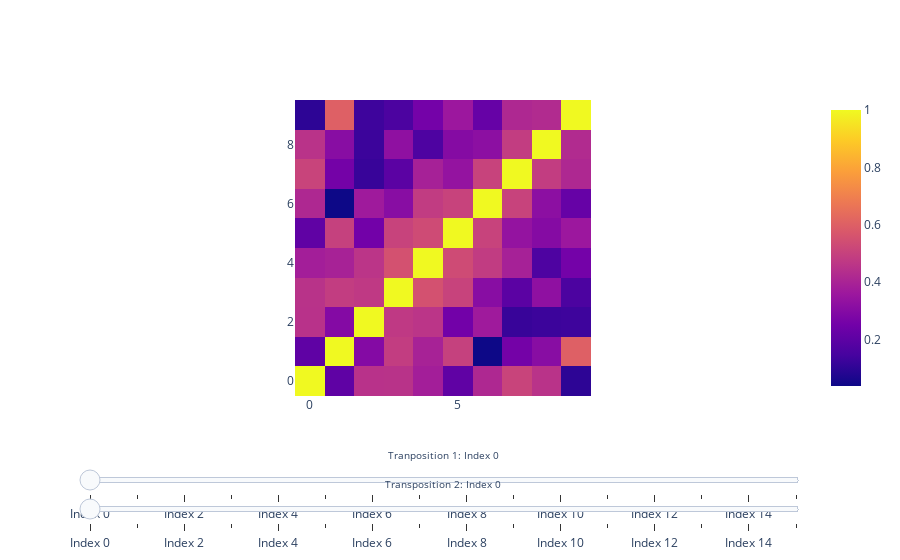

Notebook source saved alongside this figure:
### Code cell
import plotly.graph_objects as go

# the following code is chatgpt generated (mostly)

def frame_name(i, j):
    return f"swap_{i}_{j}"

# Create initial heatmap (first slice)
initial_data = similarity[0, 0]
fig = go.Figure(data=go.Heatmap(z=initial_data))

zmin = np.min(similarity)
zmax = np.max(similarity)

# Define frames
frames = [
    go.Frame(
        data=go.Heatmap(z=similarity[i, j], zmin=zmin, zmax=zmax), 
        name=frame_name(i, j)
    )
    for i in range(similarity.shape[0])
    for j in range(similarity.shape[1])
]

# Add frames to the figure
fig.frames = frames

# Create slider steps for both sliders
slider1_steps = [
    {
        "args": [
            [frame_name(i, 0)],
            {
                "frame": {"duration": 300, "redraw": True},
                "mode": "immediate",
                "transition": {"duration": 300},
            },
        ],
        "label": f"Index {i}",
        "method": "animate",
    }
    for i in range(similarity.shape[0])
]

slider2_steps = [
    {
        "args": [
            [frame_name(0, j)],
            {
                "frame": {"duration": 300, "redraw": True},
                "mode": "immediate",
                "transition": {"duration": 300},
            },
        ],
        "label": f"Index {j}",
        "method": "animate",
    }
    for j in range(similarity.shape[1])
]

# Update layout with sliders
fig.update_layout(
    sliders=[
        {
            "currentvalue": {
                "font": {"size": 10},
                "prefix": "Tranposition 1: ",
                "visible": True,
                "xanchor": "center",
            },
            "steps": slider1_steps,
            "yanchor": "top",
            "xanchor": "left",
            "y": -0.1
        },
        {
            "currentvalue": {
                "font": {"size": 10},
                "prefix": "Transposition 2: ",
                "visible": True,
                "xanchor": "center",
            },
            "steps": slider2_steps,
            "yanchor": "top",
            "xanchor": "left",
            "y": -0.2
        }
    ],
    xaxis=dict(
        scaleanchor="y",
        scaleratio=1,
        constrain="domain"
    ),
    yaxis=dict(
        scaleanchor="x",
        scaleratio=1,
        constrain="domain"
    )
)

# Show the figure
fig.show()

### Figure 1 — Plotly figure (JSON) as saved in the notebook; plotly's stock layout.template omitted (floating-point values rounded to 4 significant figures)
{"data": [{"type": "heatmap", "z": [[1, 0.2045, 0.4484, 0.4502, 0.3817, 0.208, 0.4154, 0.5093, 0.4512, 0.09824], [0.2045, 1, 0.2967, 0.484, 0.3953, 0.497, 0.03735, 0.2572, 0.3075, 0.6009], [0.4484, 0.2967, 1, 0.4723, 0.4577, 0.2513, 0.3676, 0.1181, 0.1253, 0.1288], [0.4502, 0.484, 0.4723, 1.0, 0.5531, 0.505, 0.3078, 0.1946, 0.3245, 0.1593], [0.3817, 0.3953, 0.4577, 0.5531, 1, 0.533, 0.4806, 0.3913, 0.1637, 0.2564], [0.208, 0.497, 0.2513, 0.505, 0.533, 1, 0.5041, 0.3366, 0.2997, 0.3582], [0.4154, 0.03735, 0.3676, 0.3078, 0.4806, 0.5041, 1, 0.5044, 0.3186, 0.2231], [0.5093, 0.2572, 0.1181, 0.1946, 0.3913, 0.3366, 0.5044, 1.0, 0.4855, 0.4154], [0.4512, 0.3075, 0.1253, 0.3245, 0.1637, 0.2997, 0.3186, 0.4855, 1.0, 0.4248], [0.09824, 0.6009, 0.1288, 0.1593, 0.2564, 0.3582, 0.2231, 0.4154, 0.4248, 1]]}], "layout": {"sliders": [{"currentvalue": {"font": {"size": 10}, "prefix": "Tranposition 1: ", "visible": true, "xanchor": "center"}, "steps": [{"args": [["swap_0_0"], {"frame": {"duration": 300, "redraw": true}, "mode": "immediate", "transition": {"duration": 300}}], "label": "Index 0", "method": "animate"}, {"args": [["swap_1_0"], {"frame": {"duration": 300, "redraw": true}, "mode": "immediate", "transition": {"duration": 300}}], "label": "Index 1", "method": "animate"}, {"args": [["swap_2_0"], {"frame": {"duration": 300, "redraw": true}, "mode": "immediate", "transition": {"duration": 300}}], "label": "Index 2", "method": "animate"}, {"args": [["swap_3_0"], {"frame": {"duration": 300, "redraw": true}, "mode": "immediate", "transition": {"duration": 300}}], "label": "Index 3", "method": "animate"}, {"args": [["swap_4_0"], {"frame": {"duration": 300, "redraw": true}, "mode": "immediate", "transition": {"duration": 300}}], "label": "Index 4", "method": "animate"}, {"args": [["swap_5_0"], {"frame": {"duration": 300, "redraw": true}, "mode": "immediate", "transition": {"duration": 300}}], "label": "Index 5", "method": "animate"}, {"args": [["swap_6_0"], {"frame": {"duration": 300, "redraw": true}, "mode": "immediate", "transition": {"duration": 300}}], "label": "Index 6", "method": "animate"}, {"args": [["swap_7_0"], {"frame": {"duration": 300, "redraw": true}, "mode": "immediate", "transition": {"duration": 300}}], "label": "Index 7", "method": "animate"}, {"args": [["swap_8_0"], {"frame": {"duration": 300, "redraw": true}, "mode": "immediate", "transition": {"duration": 300}}], "label": "Index 8", "method": "animate"}, {"args": [["swap_9_0"], {"frame": {"duration": 300, "redraw": true}, "mode": "immediate", "transition": {"duration": 300}}], "label": "Index 9", "method": "animate"}, {"args": [["swap_10_0"], {"frame": {"duration": 300, "redraw": true}, "mode": "immediate", "transition": {"duration": 300}}], "label": "Index 10", "method": "animate"}, {"args": [["swap_11_0"], {"frame": {"duration": 300, "redraw": true}, "mode": "immediate", "transition": {"duration": 300}}], "label": "Index 11", "method": "animate"}, {"args": [["swap_12_0"], {"frame": {"duration": 300, "redraw": true}, "mode": "immediate", "transition": {"duration": 300}}], "label": "Index 12", "method": "animate"}, {"args": [["swap_13_0"], {"frame": {"duration": 300, "redraw": true}, "mode": "immediate", "transition": {"duration": 300}}], "label": "Index 13", "method": "animate"}, {"args": [["swap_14_0"], {"frame": {"duration": 300, "redraw": true}, "mode": "immediate", "transition": {"duration": 300}}], "label": "Index 14", "method": "animate"}, {"args": [["swap_15_0"], {"frame": {"duration": 300, "redraw": true}, "mode": "immediate", "transition": {"duration": 300}}], "label": "Index 15", "method": "animate"}], "xanchor": "left", "y": -0.1, "yanchor": "top"}, {"currentvalue": {"font": {"size": 10}, "prefix": "Transposition 2: ", "visible": true, "xanchor": "center"}, "steps": [{"args": [["swap_0_0"], {"frame": {"duration": 300, "redraw": true}, "mode": "immediate", "transition": {"duration": 300}}], "label": "Index 0", "method": "animate"}, {"args": [["swap_0_1"], {"frame": {"duration": 300, "redraw": true}, "mode": "immediate", "transition": {"duration": 300}}], "label": "Index 1", "method": "animate"}, {"args": [["swap_0_2"], {"frame": {"duration": 300, "redraw": true}, "mode": "immediate", "transition": {"duration": 300}}], "label": "Index 2", "method": "animate"}, {"args": [["swap_0_3"], {"frame": {"duration": 300, "redraw": true}, "mode": "immediate", "transition": {"duration": 300}}], "label": "Index 3", "method": "animate"}, {"args": [["swap_0_4"], {"frame": {"duration": 300, "redraw": true}, "mode": "immediate", "transition": {"duration": 300}}], "label": "Index 4", "method": "animate"}, {"args": [["swap_0_5"], {"frame": {"duration": 300, "redraw": true}, "mode": "immediate", "transition": {"duration": 300}}], "label": "Index 5", "method": "animate"}, {"args": [["swap_0_6"], {"frame": {"duration": 300, "redraw": true}, "mode": "immediate", "transition": {"duration": 300}}], "label": "Index 6", "method": "animate"}, {"args": [["swap_0_7"], {"frame": {"duration": 300, "redraw": true}, "mode": "immediate", "transition": {"duration": 300}}], "label": "Index 7", "method": "animate"}, {"args": [["swap_0_8"], {"frame": {"duration": 300, "redraw": true}, "mode": "immediate", "transition": {"duration": 300}}], "label": "Index 8", "method": "animate"}, {"args": [["swap_0_9"], {"frame": {"duration": 300, "redraw": true}, "mode": "immediate", "transition": {"duration": 300}}], "label": "Index 9", "method": "animate"}, {"args": [["swap_0_10"], {"frame": {"duration": 300, "redraw": true}, "mode": "immediate", "transition": {"duration": 300}}], "label": "Index 10", "method": "animate"}, {"args": [["swap_0_11"], {"frame": {"duration": 300, "redraw": true}, "mode": "immediate", "transition": {"duration": 300}}], "label": "Index 11", "method": "animate"}, {"args": [["swap_0_12"], {"frame": {"duration": 300, "redraw": true}, "mode": "immediate", "transition": {"duration": 300}}], "label": "Index 12", "method": "animate"}, {"args": [["swap_0_13"], {"frame": {"duration": 300, "redraw": true}, "mode": "immediate", "transition": {"duration": 300}}], "label": "Index 13", "method": "animate"}, {"args": [["swap_0_14"], {"frame": {"duration": 300, "redraw": true}, "mode": "immediate", "transition": {"duration": 300}}], "label": "Index 14", "method": "animate"}, {"args": [["swap_0_15"], {"frame": {"duration": 300, "redraw": true}, "mode": "immediate", "transition": {"duration": 300}}], "label": "Index 15", "method": "animate"}], "xanchor": "left", "y": -0.2, "yanchor": "top"}], "xaxis": {"constrain": "domain", "scaleanchor": "y", "scaleratio": 1}, "yaxis": {"constrain": "domain", "scaleanchor": "x", "scaleratio": 1}}}
